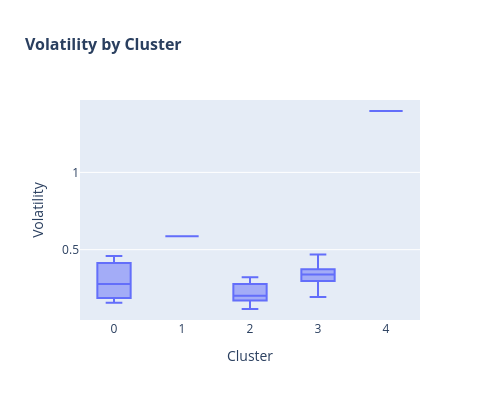

Notebook cell for this chart:
### Markdown cell above
The volatility distribution shows clear differentiation in total risk across clusters.

Cluster 4 contains the highest volatility stock by a wide margin (above 1.3), confirming it as an extreme risk outlier. This aligns with earlier evidence of structural distinctiveness within the dataset.

Cluster 1 also exhibits elevated volatility relative to most clusters, though far below the extreme observed in Cluster 4. We also note that both clusters only have 1 stock each.

Clusters 0, 2, and 3 are concentrated in the low-to-moderate volatility range (approximately 0.2–0.4), with Cluster 3 showing slightly higher median dispersion. These groups represent relatively stable stocks in terms of continuous price variability.

The clustering therefore captures a clear volatility hierarchy, separating extreme risk exposures from moderate and low-volatility stocks. This supports the validity of the segmentation from a total risk perspective.

### Code cell
plot_df = X.reset_index().rename(columns={'index': 'Ticker'})

fig = px.box(plot_df, x='cluster', y='volatility', 
             title='Volatility by Cluster',
             labels={'cluster': 'Cluster', 'volatility': 'Volatility'})

fig.update_layout(
    title={
        'text': 'Volatility by Cluster',
        'font': {'size': 16, 'weight': 'bold'}
    },
    xaxis_title='Cluster',
    yaxis_title='Volatility',
    showlegend=False,
    width=500,
    height=400
)

# Show the figure
fig.show()

### Figure 1 — Plotly figure (JSON) as saved in the notebook; plotly's stock layout.template omitted (floating-point values rounded to 4 significant figures)
{"data": [{"alignmentgroup": "True", "hovertemplate": "Cluster=%{x}<br>Volatility=%{y}<extra></extra>", "legendgroup": "", "marker": {"color": "#636efa"}, "name": "", "notched": false, "offsetgroup": "", "orientation": "v", "showlegend": false, "type": "box", "x": [2, 2, 2, 0, 2, 3, 3, 1, 2, 0, 4, 2, 0, 3, 2, 3, 2, 2, 2, 2, 2, 3, 3], "x0": " ", "xaxis": "x", "y": [0.3186, 0.2103, 0.2033, 0.2775, 0.321, 0.3423, 0.4692, 0.5862, 0.116, 0.1564, 1.397, 0.2359, 0.4588, 0.3368, 0.1889, 0.1934, 0.1922, 0.1537, 0.32, 0.199, 0.1321, 0.3733, 0.2971], "y0": " ", "yaxis": "y"}], "layout": {"boxmode": "group", "height": 400, "legend": {"tracegroupgap": 0}, "showlegend": false, "title": {"font": {"size": 16, "weight": "bold"}, "text": "Volatility by Cluster"}, "width": 500, "xaxis": {"anchor": "y", "domain": [0, 1], "title": {"text": "Cluster"}}, "yaxis": {"anchor": "x", "domain": [0, 1], "title": {"text": "Volatility"}}}}
